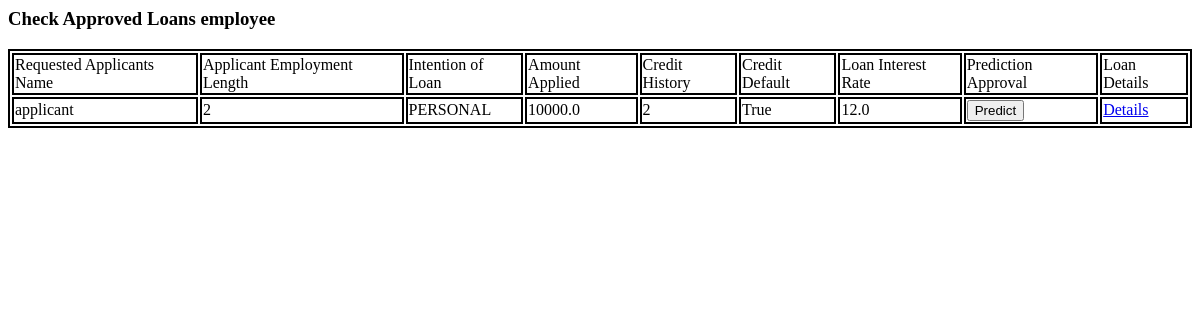
The page /loan-details/ (signed in) on the database as committed earlier.
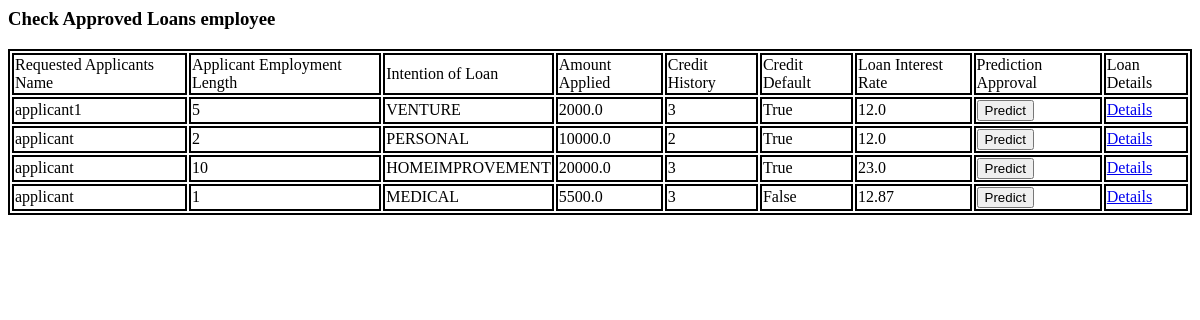
The same page on the database as committed later.
### loan_approval/models.py (models this page shows)
class LoanDetails(models.Model):
    LOAN_GRADES = [
        ("A","A"),
        ("B","B"),
        ("C","C"),
        ("D","D"),
        ("E","E"),
        ("F","F"),
        ("G","G")
    ]
    credit_history = models.PositiveIntegerField(validators=[MinValueValidator(2),
                                       MaxValueValidator(35)])
    credit_default = models.BooleanField()
    interest_rate = models.FloatField(validators=[MinValueValidator(4.0),
                                       MaxValueValidator(24.0)])
    grade = models.CharField(max_length=3, choices=LOAN_GRADES)
    loan_percent_to_income = models.FloatField(validators=[MinValueValidator(0.0),
                                       MaxValueValidator(0.84)])
    loan_request = models.OneToOneField(Loan, on_delete= models.CASCADE)

class Loan(models.Model):
    OWNERSHIP_CHOICES = [('RENT','RENT'),
                         ('OWN','OWN'),
                         ('MORTGAGE','MORTGAGE'),
                         ('OTHER','OTHER')
                         ]
    INTENTIONS = [('PERSONAL','PERSONAL'),
                  ('EDUCATION','EDUCATION'),
                  ('MEDICAL','MEDICAL'),
                  ('VENTURE','VENTURE'),
                  ('HOMEIMPROVEMENT','HOMEIMPROVEMENT'),
                  ('DEBTCONSOLIDATION','DEBTCONSOLIDATION')
                  ]
    home_ownership = models.CharField(max_length=10,choices=OWNERSHIP_CHOICES)
    emp_length = models.PositiveIntegerField(validators=[MinValueValidator(0),
                                       MaxValueValidator(43)])
    loan_amount = models.FloatField(validators=[MinValueValidator(0.0),
                                       MaxValueValidator(40000.0)])
    person_age = models.PositiveIntegerField(validators=[MinValueValidator(18),
                                       MaxValueValidator(110)])
    income = models.FloatField(validators=[MinValueValidator(1000.0),
                                       MaxValueValidator(7000000.0)])
    loan_intent = models.CharField(max_length=20,choices=INTENTIONS)
    applicant_details = models.ForeignKey(Applicant, on_delete=models.CASCADE)
    managed_by = models.ForeignKey(Employee, on_delete=models.SET_NULL, null=True)

class Applicant(models.Model):
    applicant = models.OneToOneField(User, on_delete=models.CASCADE)
    def __str__(self):
        return f'{self.applicant.username}'

### loan_approval/views.py (the view, shortened to what this page needs)
# urls.py: path("loan-details/",LoanDetailsListView.as_view(),name="loans_details_list"),
@method_decorator(login_required(login_url=reverse_lazy('loan_approval:user_login')),name="dispatch")
class LoanDetailsListView(ListView):
    model = LoanDetails
    template_name = 'loan_approval/loan_details_list.html'
    def get_queryset(self):
        queryset = self.model._default_manager
        try:
            user = self.request.user.employee
        except:
            print("User is applicant.")
        else:
            return queryset.filter(loan_request__managed_by = user)

### loan_approval/templates/loan_approval/loan_details_list.html (shortened to what this page needs)
{% if user.is_authenticated %}
{% if not request.user.is_superuser %}
<h3>Check Approved Loans {{request.user}}</h3>
<table>
<tr>
    {% if request.user.employee %}
    <td>Requested Applicants Name</td>
    <td>Applicant Employment Length</td>
    <td>Intention of Loan</td>
    <td>Amount Applied</td>
    <td>Credit History</td>
    <td>Credit Default</td>
    <td>Loan Interest Rate</td>
    <td> Prediction Approval </td>
    <td>Loan Details</td>
    {% endif %}
</tr>
{% for object in object_list %}
<tr>
    {% if request.user.employee %}
    <td>{{ object.loan_request.applicant_details }}</td>
    <td>{{ object.loan_request.emp_length }}</td>
    <td>{{ object.loan_request.loan_intent }}</td>
    <td>{{ object.loan_request.loan_amount }}</td>
    <td>{{ object.credit_history }}</td>
    <td>{{ object.credit_default }}</td>
    <td>{{ object.interest_rate }}</td>
    <td> <input type="button" class="predict-button-{{object.loan_request.id}}" value="Predict"
        onclick="submit({id: {{object.loan_request.id}}})" />
<h3 class="hello-{{object.loan_request.id}}"></h3></td>
    <td><a href="{% url 'loan_approval:loan_details_detail' pk=object.id%}">Details</a></td>
    {% endif %}
</tr>
{% endfor %}
{% else %}
403 Error: Not authorized
{% endif %}
{% else %}
404 Error
{% endif %}

Rows that differ between the two databases and show on the page:
added LoanDetails: loan_request.applicant_details "applicant1", loan_request.emp_length "5", loan_request.loan_intent "VENTURE", loan_request.loan_amount "2000.0", credit_history "3", credit_default "True", interest_rate "12.0"
added LoanDetails: loan_request.applicant_details "applicant", loan_request.emp_length "10", loan_request.loan_intent "HOMEIMPROVEMENT", loan_request.loan_amount "20000.0", credit_history "3", credit_default "True", interest_rate "23.0"
added LoanDetails: loan_request.applicant_details "applicant", loan_request.emp_length "1", loan_request.loan_intent "MEDICAL", loan_request.loan_amount "5500.0", credit_history "3", credit_default "False", interest_rate "12.87"
